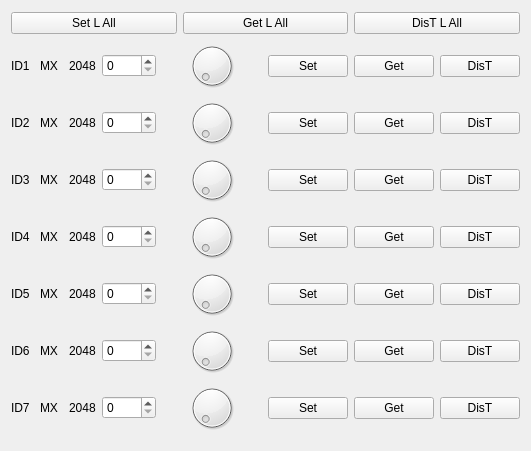
  <widget class="QWidget" name="layoutWidget">
   <property name="geometry">
    <rect>
     <x>10</x>
     <y>300</y>
     <width>531</width>
     <height>451</height>
    </rect>
   </property>
   <layout class="QVBoxLayout" name="verticalLayout_5">
    <item>
     <layout class="QHBoxLayout" name="horizontalLayout_22">
      <item>
       <widget class="QPushButton" name="setLAll_pushButton">
        <property name="text">
         <string>Set L All</string>
        </property>
       </widget>
      </item>
      <item>
       <widget class="QPushButton" name="getLAll_pushButton">
        <property name="text">
         <string>Get L All</string>
        </property>
       </widget>
      </item>
      <item>
       <widget class="QPushButton" name="disTLAll_pushButton">
        <property name="text">
         <string>DisT L All</string>
        </property>
       </widget>
      </item>
     </layout>
    </item>
    <item>
     <layout class="QHBoxLayout" name="horizontalLayout_4">
      <item>
       <widget class="QLabel" name="ID1_label">
        <property name="text">
         <string>ID1</string>
        </property>
       </widget>
      </item>
      <item>
       <widget class="QLabel" name="motorType1_label">
        <property name="text">
         <string>MX</string>
        </property>
       </widget>
      </item>
      <item>
       <widget class="QLabel" name="motor1center_label">
        <property name="text">
         <string>2048</string>
        </property>
       </widget>
      </item>
      <item>
       <widget class="QSpinBox" name="motor1Value_spinBox">
        <property name="maximum">
         <number>4095</number>
        </property>
       </widget>
      </item>
      <item>
       <widget class="QDial" name="motor1value_dial">
        <property name="maximum">
         <number>4095</number>
        </property>
       </widget>
      </item>
      <item>
       <widget class="QPushButton" name="motor1Set_pushButton">
        <property name="text">
         <string>Set</string>
        </property>
       </widget>
      </item>
      <item>
       <widget class="QPushButton" name="motor1Get_pushButton">
        <property name="text">
         <string>Get</string>
        </property>
       </widget>
      </item>
      <item>
       <widget class="QPushButton" name="motor1DisT_pushButton">
        <property name="text">
         <string>DisT</string>
        </property>
       </widget>
      </item>
     </layout>
    </item>
    <item>
     <layout class="QHBoxLayout" name="horizontalLayout_5">
      <item>
       <widget class="QLabel" name="ID2_label">
        <property name="text">
         <string>ID2</string>
        </property>
       </widget>
      </item>
      <item>
       <widget class="QLabel" name="motorType2_label">
        <property name="text">
         <string>MX</string>
        </property>
       </widget>
      </item>
      <item>
       <widget class="QLabel" name="motor2center_label">
        <property name="text">
         <string>2048</string>
        </property>
       </widget>
      </item>
      <item>
       <widget class="QSpinBox" name="motor2Value_spinBox">
        <property name="maximum">
         <number>4095</number>
        </property>
       </widget>
      </item>
      <item>
       <widget class="QDial" name="motor2value_dial">
        <property name="maximum">
         <number>4095</number>
        </property>
       </widget>
      </item>
      <item>
       <widget class="QPushButton" name="motor2Set_pushButton">
        <property name="text">
         <string>Set</string>
        </property>
       </widget>
      </item>
      <item>
       <widget class="QPushButton" name="motor2Get_pushButton">
        <property name="text">
         <string>Get</string>
        </property>
       </widget>
      </item>
      <item>
       <widget class="QPushButton" name="motor2DisT_pushButton">
        <property name="text">
         <string>DisT</string>
        </property>
       </widget>
      </item>
     </layout>
    </item>
    <item>
     <layout class="QHBoxLayout" name="horizontalLayout_6">
      <item>
       <widget class="QLabel" name="ID3_label">
        <property name="text">
         <string>ID3</string>
        </property>
       </widget>
      </item>
      <item>
       <widget class="QLabel" name="motorType3_label">
        <property name="text">
         <string>MX</string>
        </property>
       </widget>
      </item>
      <item>
       <widget class="QLabel" name="motor3center_label">
        <property name="text">
         <string>2048</string>
        </property>
       </widget>
      </item>
      <item>
       <widget class="QSpinBox" name="motor3Value_spinBox">
        <property name="maximum">
         <number>4095</number>
        </property>
       </widget>
      </item>
      <item>
       <widget class="QDial" name="motor3value_dial">
        <property name="maximum">
         <number>4095</number>
        </property>
       </widget>
      </item>
      <item>
       <widget class="QPushButton" name="motor3Set_pushButton">
        <property name="text">
         <string>Set</string>
        </property>
       </widget>
      </item>
      <item>
       <widget class="QPushButton" name="motor3Get_pushButton">
        <property name="text">
         <string>Get</string>
        </property>
       </widget>
      </item>
      <item>
       <widget class="QPushButton" name="motor3DisT_pushButton">
        <property name="text">
         <string>DisT</string>
        </property>
       </widget>
      </item>
     </layout>
    </item>
    <item>
     <layout class="QHBoxLayout" name="horizontalLayout_7">
      <item>
       <widget class="QLabel" name="ID4_label">
        <property name="text">
         <string>ID4</string>
        </property>
       </widget>
      </item>
      <item>
       <widget class="QLabel" name="motorType4_label">
        <property name="text">
         <string>MX</string>
        </property>
       </widget>
      </item>
      <item>
       <widget class="QLabel" name="motor4center_label">
        <property name="text">
         <string>2048</string>
        </property>
       </widget>
      </item>
      <item>
       <widget class="QSpinBox" name="motor4Value_spinBox">
        <property name="maximum">
         <number>4095</number>
        </property>
       </widget>
      </item>
      <item>
       <widget class="QDial" name="motor4value_dial">
        <property name="maximum">
         <number>4095</number>
        </property>
       </widget>
      </item>
      <item>
       <widget class="QPushButton" name="motor4Set_pushButton">
        <property name="text">
         <string>Set</string>
        </property>
       </widget>
      </item>
      <item>
       <widget class="QPushButton" name="motor4Get_pushButton">
        <property name="text">
         <string>Get</string>
        </property>
       </widget>
      </item>
      <item>
       <widget class="QPushButton" name="motor4DisT_pushButton">
        <property name="text">
         <string>DisT</string>
        </property>
       </widget>
      </item>
     </layout>
    </item>
    <item>
     <layout class="QHBoxLayout" name="horizontalLayout_8">
      <item>
       <widget class="QLabel" name="ID5_label">
        <property name="text">
         <string>ID5</string>
        </property>
       </widget>
      </item>
      <item>
       <widget class="QLabel" name="motorType5_label">
        <property name="text">
         <string>MX</string>
        </property>
       </widget>
      </item>
      <item>
       <widget class="QLabel" name="motor5center_label">
        <property name="text">
         <string>2048</string>
        </property>
       </widget>
      </item>
      <item>
       <widget class="QSpinBox" name="motor5Value_spinBox">
        <property name="maximum">
         <number>4095</number>
        </property>
       </widget>
      </item>
      <item>
       <widget class="QDial" name="motor5value_dial">
        <property name="maximum">
         <number>4095</number>
        </property>
       </widget>
      </item>
      <item>
       <widget class="QPushButton" name="motor5Set_pushButton">
        <property name="text">
         <string>Set</string>
        </property>
       </widget>
      </item>
      <item>
       <widget class="QPushButton" name="motor5Get_pushButton">
        <property name="text">
         <string>Get</string>
        </property>
       </widget>
      </item>
      <item>
       <widget class="QPushButton" name="motor5DisT_pushButton">
        <property name="text">
         <string>DisT</string>
        </property>
       </widget>
      </item>
     </layout>
    </item>
    <item>
     <layout class="QHBoxLayout" name="horizontalLayout_9">
      <item>
       <widget class="QLabel" name="ID6_label">
        <property name="text">
         <string>ID6</string>
        </property>
       </widget>
      </item>
      <item>
       <widget class="QLabel" name="motorType6_label">
        <property name="text">
         <string>MX</string>
        </property>
       </widget>
      </item>
      <item>
       <widget class="QLabel" name="motor6center_label">
        <property name="text">
         <string>2048</string>
        </property>
       </widget>
      </item>
      <item>
       <widget class="QSpinBox" name="motor6Value_spinBox">
        <property name="maximum">
         <number>4095</number>
        </property>
       </widget>
      </item>
      <item>
       <widget class="QDial" name="motor6value_dial">
        <property name="maximum">
         <number>4095</number>
        </property>
       </widget>
      </item>
      <item>
       <widget class="QPushButton" name="motor6Set_pushButton">
        <property name="text">
         <string>Set</string>
        </property>
       </widget>
      </item>
      <item>
       <widget class="QPushButton" name="motor6Get_pushButton">
        <property name="text">
         <string>Get</string>
        </property>
       </widget>
      </item>
      <item>
       <widget class="QPushButton" name="motor6DisT_pushButton">
        <property name="text">
         <string>DisT</string>
        </property>
       </widget>
      </item>
     </layout>
    </item>
    <item>
     <layout class="QHBoxLayout" name="horizontalLayout_10">
      <item>
       <widget class="QLabel" name="ID7_label">
        <property name="text">
         <string>ID7</string>
        </property>
       </widget>
      </item>
      <item>
       <widget class="QLabel" name="motorType7_label">
        <property name="text">
         <string>MX</string>
        </property>
       </widget>
      </item>
      <item>
       <widget class="QLabel" name="motor7center_label">
        <property name="text">
         <string>2048</string>
        </property>
       </widget>
      </item>
      <item>
       <widget class="QSpinBox" name="motor7Value_spinBox">
        <property name="maximum">
         <number>4095</number>
        </property>
       </widget>
      </item>
      <item>
       <widget class="QDial" name="motor7value_dial">
        <property name="maximum">
         <number>4095</number>
        </property>
       </widget>
      </item>
      <item>
       <widget class="QPushButton" name="motor7Set_pushButton">
        <property name="text">
         <string>Set</string>
        </property>
       </widget>
      </item>
      <item>
       <widget class="QPushButton" name="motor7Get_pushButton">
        <property name="text">
         <string>Get</string>
        </property>
       </widget>
      </item>
      <item>
       <widget class="QPushButton" name="motor7DisT_pushButton">
        <property name="text">
         <string>DisT</string>
        </property>
       </widget>
      </item>
     </layout>
    </item>
   </layout>
  </widget>
